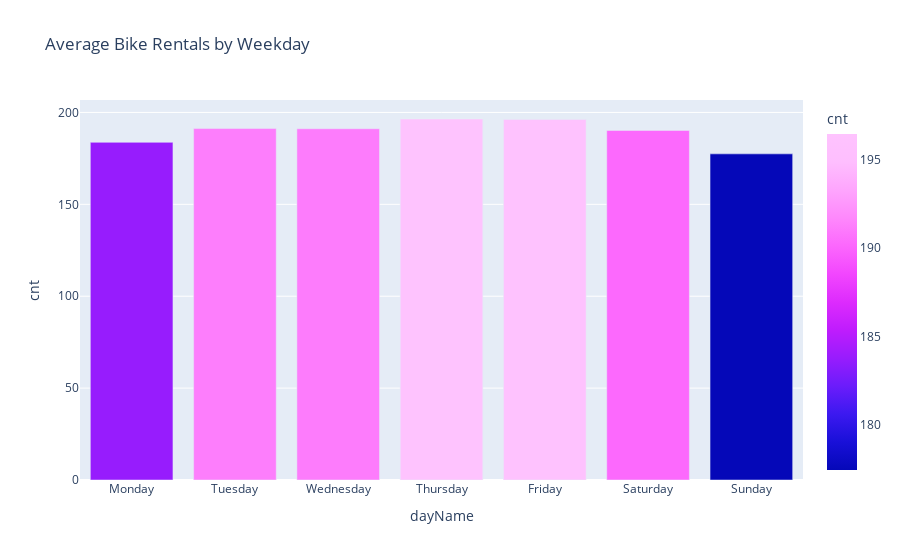

Notebook cell for this chart:
### Code cell
weekday_order = ['Monday','Tuesday','Wednesday','Thursday','Friday','Saturday','Sunday']
weekday_data = hour_data_update.groupby('dayName')['cnt'].mean().reindex(weekday_order).reset_index()

fig = px.bar(weekday_data,
             x='dayName', y='cnt',
             title="Average Bike Rentals by Weekday",
             color='cnt',
             color_continuous_scale='Plotly3')
fig.show()

### Figure 1 — Plotly figure (JSON) as saved in the notebook; plotly's stock layout.template omitted (floating-point values rounded to 4 significant figures)
{"data": [{"alignmentgroup": "True", "hovertemplate": "dayName=%{x}<br>cnt=%{marker.color}<extra></extra>", "legendgroup": "", "marker": {"color": [183.7, 191.2, 191.1, 196.4, 196.1, 190.2, 177.5], "coloraxis": "coloraxis", "pattern": {"shape": ""}}, "name": "", "offsetgroup": "", "orientation": "v", "showlegend": false, "textposition": "auto", "type": "bar", "x": ["Monday", "Tuesday", "Wednesday", "Thursday", "Friday", "Saturday", "Sunday"], "xaxis": "x", "y": [183.7, 191.2, 191.1, 196.4, 196.1, 190.2, 177.5], "yaxis": "y"}], "layout": {"barmode": "relative", "coloraxis": {"colorbar": {"title": {"text": "cnt"}}, "colorscale": [[0, "#0508b8"], [0.08333, "#1910d8"], [0.1667, "#3c19f0"], [0.25, "#6b1cfb"], [0.3333, "#981cfd"], [0.4167, "#bf1cfd"], [0.5, "#dd2bfd"], [0.5833, "#f246fe"], [0.6667, "#fc67fd"], [0.75, "#fe88fc"], [0.8333, "#fea5fd"], [0.9167, "#febefe"], [1, "#fec3fe"]]}, "legend": {"tracegroupgap": 0}, "title": {"text": "Average Bike Rentals by Weekday"}, "xaxis": {"anchor": "y", "domain": [0, 1], "title": {"text": "dayName"}}, "yaxis": {"anchor": "x", "domain": [0, 1], "title": {"text": "cnt"}}}}
